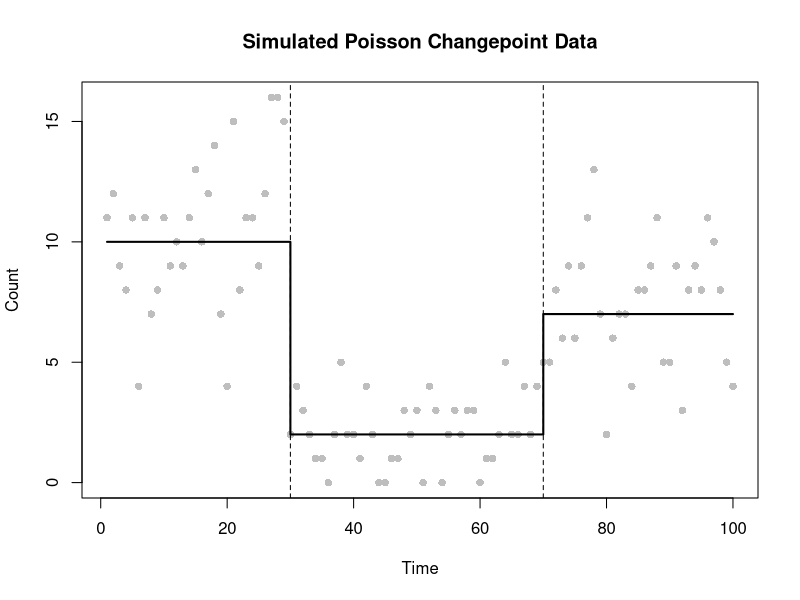
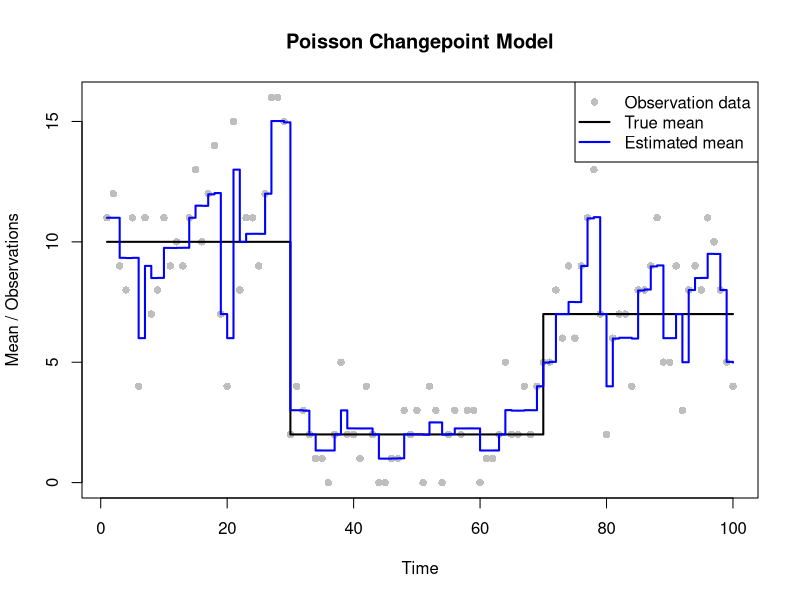
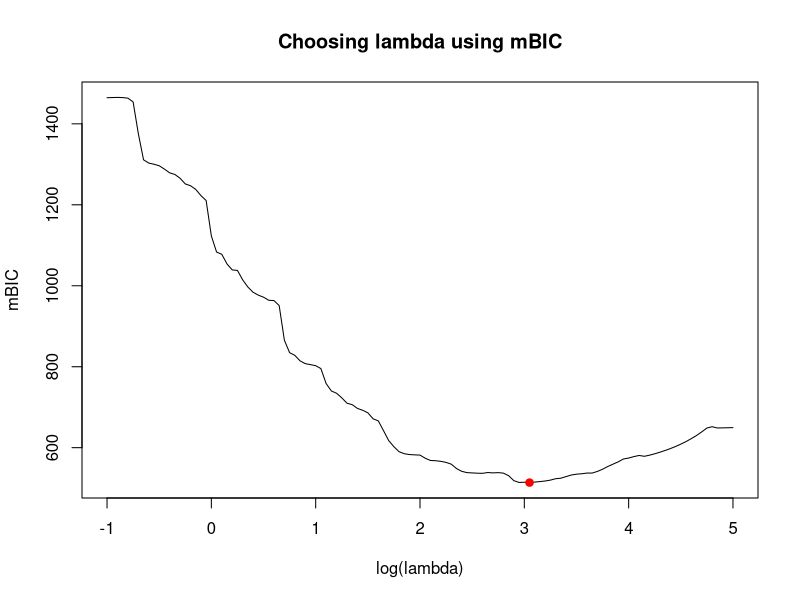
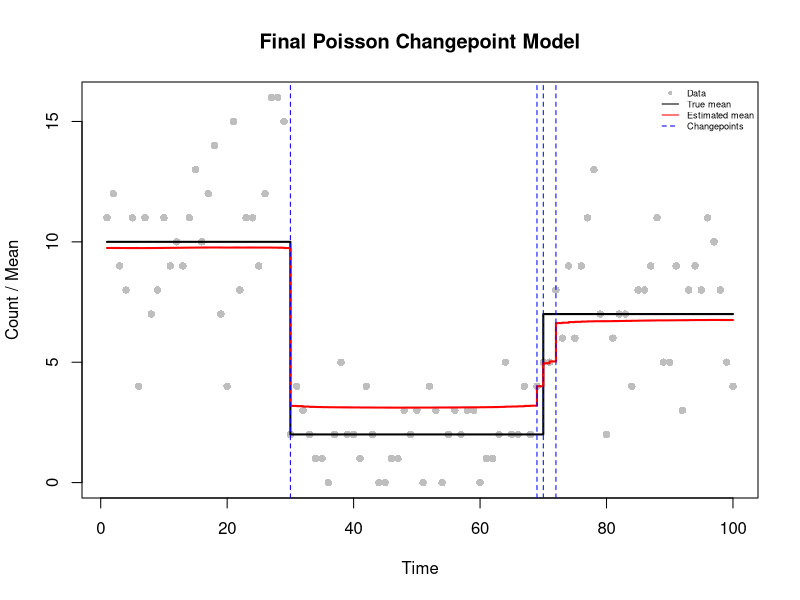
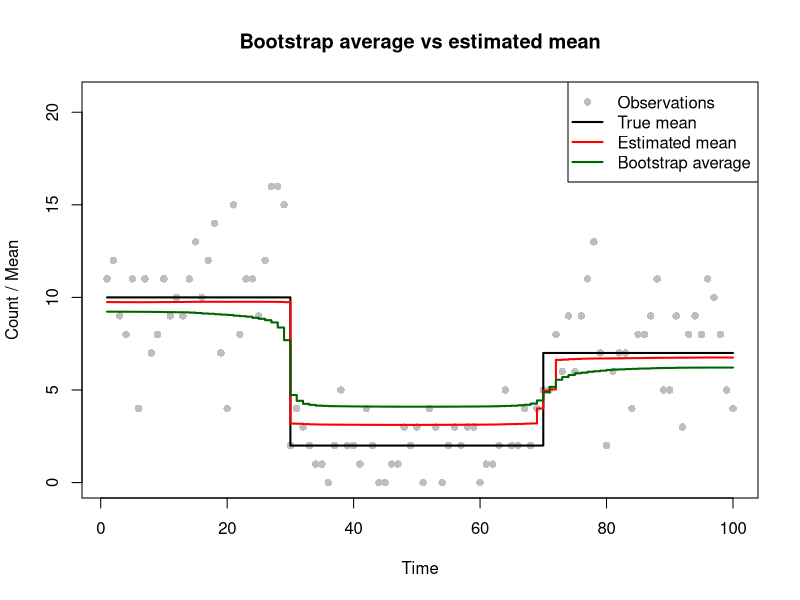
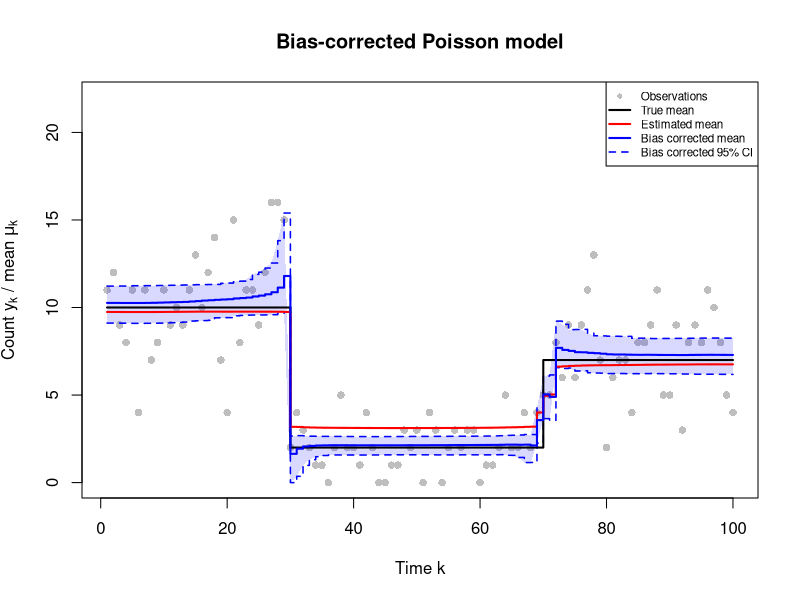

Generate these figures, in order, with R:
# =============================================================================
# Changepoint Estimation
#
#
# GitHub repository: https://github.com/pierrickdb/Group-15-Statistical-Programming
#
# Authors:
# Pierrick de Boer: S3034691
# Fagan Ganbarli: S3015664
# Raneem Alluhaydan: S3044929
#
# Contributions:
# Fagan Ganbarli (33.33%): Task 1-3
# Raneem Alluhaydan (33.33%): Task 4-5
# Pierrick de Boer (33.33%): Task 6-7
#
# Overview:
# Estimate changepoints in Poisson data using a smoothed LASSO penalty.
# Choose lambda by minimising mBIC.
# Use parametric bootstrapping for bias correction and confidence intervals.
#
# Main functions:
# 1. poisson_lasso_objective: Calculates the penalised cost.
# 2. poisson_lasso_grad: Calculates the gradient.
# 3. poisson_lasso_hess: Calculates the Hessian.
# 4. fd_jacobian: Checks derivatives numerically.
# 5. fit_poisson_lasso: Fits the model using BFGS.
# 6. poisson_lasso_edf: Calculates effective degrees of freedom.
# =============================================================================

# Function definitions

# Task 2(a): Objective function

poisson_lasso_objective <- function(beta, y, lambda = 1, eps = 1e-6) {
  
  mu <- exp(cumsum(beta))
  
  neg_loglik <- -sum(dpois(y, lambda = mu, log = TRUE))
  
  penalty <- lambda * sum(sqrt(beta[-1]^2 + eps))
  
  return(neg_loglik + penalty)
}


# Task 2(b): Gradient function

poisson_lasso_grad <- function(beta, y, lambda = 1, eps = 1e-6) {
  
  mu <- exp(cumsum(beta))
  
  grad <- rev(cumsum(rev(mu - y)))
  
  grad[-1] <- grad[-1] +
    lambda * beta[-1] / sqrt(beta[-1]^2 + eps)
  
  return(grad)
}


# Task 2(c): Hessian function

poisson_lasso_hess <- function(beta, y, lambda = 1, eps = 1e-6) {
  
  n <- length(beta)
  mu <- exp(cumsum(beta))
  
  s <- rev(cumsum(rev(mu)))
  
  idx <- outer(1:n, 1:n, pmax)
  H <- matrix(s[idx], n, n)
  
  penalty_hess <- c(0, lambda * eps /
                      (beta[-1]^2 + eps)^(3/2))
  
  diag(H) <- diag(H) + penalty_hess
  
  return(H)
}


# Numerical differentiation
# Applied to the objective to check the gradient,
# and to the gradient to check the Hessian.

fd_jacobian <- function(fn, beta, h = 1e-5) {
  
  n <- length(beta)
  J <- matrix(0, length(fn(beta)), n)
  
  for (i in 1:n) {
    beta_plus <- beta_minus <- beta
    beta_plus[i] <- beta_plus[i] + h
    beta_minus[i] <- beta_minus[i] - h
    
    J[, i] <- (fn(beta_plus) - fn(beta_minus)) / (2 * h)
  }
  
  return(J)
}


# Fit the Poisson LASSO model

fit_poisson_lasso <- function(y, lambda = 1, beta_start = NULL) {
  
  if (is.null(beta_start)) {
    beta_start <- c(log(mean(y)), rep(0, length(y) - 1))
  }
  
  fit <- optim(
    beta_start, poisson_lasso_objective,
    gr = poisson_lasso_grad,
    y = y, lambda = lambda,
    method = "BFGS",
    control = list(maxit = 10000, reltol = 1e-9)
  )
  
  if (fit$convergence != 0) {
    warning(paste("No convergence at lambda =", lambda))
  }
  
  return(fit)
}


# Calculate effective degrees of freedom

poisson_lasso_edf <- function(beta, y, lambda) {
  
  H1 <- poisson_lasso_hess(beta, y, lambda)
  H0 <- poisson_lasso_hess(beta, y, 0)
  
  edf <- sum(diag(solve(H1, H0)))
  
  return(edf)
}



# =============================================================================
# Analysis and testing
# =============================================================================

# Task 1: Generate the data set

set.seed(12345)

n <- 100

time <- 1:n

tau_true <- c(1, 30, 70, n+1) 

m_true <- length(tau_true)-2 

theta_true <- c(10, 2, 7) 

mu_true <- numeric(n) 

for(i in seq_along(theta_true)) {
  mu_true[tau_true[i]:(tau_true[i+1]-1)] <- theta_true[i]
}

y <- rpois(n, lambda = mu_true) ## simulate data y

plot(time, y,
     pch = 16,
     col = "grey",
     xlab = "Time",
     ylab = "Count",
     main = "Simulated Poisson Changepoint Data")

lines(mu_true, 
      col="black", 
      lwd=2, 
      type ="s")

abline(v = tau_true[-c(1,length(tau_true))], 
       lty="dashed")



# Task 2: Checking the gradient and Hessian

beta_test <- c(log(mean(y)), rep(0.05, n - 1))

grad_analytical <- poisson_lasso_grad(beta_test, y)

grad_numerical <- as.vector(fd_jacobian(
  function(b) poisson_lasso_objective(b, y),
  beta_test
))

hess_analytical <- poisson_lasso_hess(beta_test, y)

hess_numerical <- fd_jacobian(
  function(b) poisson_lasso_grad(b, y),
  beta_test
)

max(abs(grad_analytical - grad_numerical))
max(abs(hess_analytical - hess_numerical))

# Gradient error = 4.230387e-07
# Hessian error = 5.817456e-07
# Both are close to zero, confirming the analytical derivatives.


# Task 3: Fit the model with lambda = 1

beta_start <- c(log(mean(y)), rep(0, n - 1))

fit <- fit_poisson_lasso(y, lambda = 1, beta_start = beta_start)


fit$convergence
fit$message

# The model converged with lambda = 1.
# The fitted mean follows the trend but also fits some noise.

beta_hat <- fit$par
mu_hat1 <- exp(cumsum(beta_hat))

# Plot
plot(time, y,
     pch = 16,
     col = "grey",
     xlab = "Time",
     ylab = "Mean / Observations",
     main = "Poisson Changepoint Model")

lines(time, mu_true,
      col = "black",
      lwd = 2,
      type = "s")

lines(time, mu_hat1, col = "blue", lwd = 2, type = "s")

legend("topright",
       legend = c("Observation data",
                  "True mean",
                  "Estimated mean"),
       col = c("grey", "black", "blue"),
       pch = c(16, NA, NA),
       lty = c(NA, 1, 1),
       lwd = c(NA, 2, 2))





# Task 4: Choosing lambda using mBIC

lsp <- seq(-1, 5, by = 0.05)
mbic <- rep(Inf, length(lsp))
edf <- rep(NA_real_, length(lsp))

b0 <- beta_start

for (i in seq_along(lsp)) {
  
  lambda <- exp(lsp[i])
  
  fit_lambda <- fit_poisson_lasso(y, lambda, b0)
  
  if (fit_lambda$convergence != 0) {
    next
  }
  
  beta_lambda <- fit_lambda$par
  
  edf[i] <- poisson_lasso_edf(beta_lambda, y, lambda)
  
  mu_lambda <- exp(cumsum(beta_lambda))
  ll <- sum(dpois(y, mu_lambda, log = TRUE))
  
  mbic[i] <- 3 * (edf[i] - 1) * log(n) - 2 * ll
  
  # Use previous estimates as starting values
  b0 <- beta_lambda
}

i_opt <- which.min(mbic)
lambda_best <- exp(lsp[i_opt])

lambda_best

# mBIC is minimised at log(lambda) = 3, giving lambda = 20.08554.

plot(lsp, mbic, type = "l",
     xlab = "log(lambda)",
     ylab = "mBIC",
     main = "Choosing lambda using mBIC")

points(lsp[i_opt], mbic[i_opt],
       col = "red", pch = 19)




# Task 5: Fit the final model

fit_best <- fit_poisson_lasso(
  y, lambda_best,
  c(log(mean(y)), rep(0, n - 1))
)

# Check convergence
fit_best$convergence

beta_best <- fit_best$par
mu_hat_best <- exp(cumsum(beta_best))

# Number of changepoints
edf_best <- poisson_lasso_edf(beta_best, y, lambda_best)
m_hat <- floor(edf_best - 1)

# Changepoint locations
if (m_hat > 0) {
  tau_hat <- sort(order(abs(beta_best[-1]),
                        decreasing = TRUE)[1:m_hat] + 1)
} else {
  tau_hat <- numeric(0)
}

# Plot
plot(time, y, pch = 16, col = "grey",
     xlab = "Time",
     ylab = "Count / Mean",
     main = "Final Poisson Changepoint Model")

lines(time, mu_true, col = "black",
      lwd = 2, type = "s")

lines(time, mu_hat_best, col = "red",
      lwd = 2, type = "s")

abline(v = tau_hat, col = "blue", lty = 2)

legend("topright", cex = 0.55,
         legend = c("Data", "True mean",
                  "Estimated mean", "Changepoints"),
       col = c("grey", "black", "red", "blue"),
       pch = c(16, NA, NA, NA),
       lty = c(NA, 1, 1, 2),
       bty = "n")

# Final results
lambda_best
m_hat
tau_hat

# EDF = 5.864, giving 4 estimated changepoints.
# Estimated locations: 30, 69, 70 and 72.
# True locations: 30 and 70.
# The change near 70 is split into several estimated changepoints.
# The penalty shrinks the estimated mean changes.


# Task 6: Parametric bootstrap

# Bootstrap variation estimates uncertainty in the fitted mean.
# Reflecting the quantiles gives bias-corrected confidence limits.

B <- 200
mu_boot <- matrix(NA, nrow = B, ncol = n)  

conv_boot <- numeric(B)

set.seed(1)

for (j in 1:B) {
  
  y_sim <- rpois(n, lambda = mu_hat_best)       
  
  # simulate from best fitted model
  
  b_start <- c(log(mean(y_sim)), rep(0, n - 1))
  
  
  fit_sim <- fit_poisson_lasso(
    y_sim, lambda_best,
    beta_start = b_start
  )
  
  conv_boot[j] <- fit_sim$convergence
  
  #sanity check if not converges
  if (fit_sim$convergence != 0) {
    warning(paste("No convergence in bootstrap sample", j))
    next
  }
  
  mu_boot[j, ] <- exp(cumsum(fit_sim$par))
}

# Number of non-converged fits 
sum(conv_boot != 0)

# Average bootstrap mean function
mu_bar <- colMeans(mu_boot, na.rm = TRUE)

# Iterpretation of the average boot strap: 
# The bootstraped average may be further from the true mean
# because the simulations start from an already biased estimate.

# Plot: data, true mean, estimate, bootstrap average

plot(time, y, pch = 16, col = "grey",
     ylim = c(0, 1.3 * max(y, mu_true, mu_hat_best, mu_bar)),
     xlab = "Time", ylab = "Count / Mean",
     main = "Bootstrap average vs estimated mean")
lines(time, mu_true, col = "black", lwd = 2, type = "s")
lines(time, mu_hat_best, col = "red", lwd = 2, type = "s")
lines(time, mu_bar, col = "darkgreen", lwd = 2, type = "s")
legend("topright",
       legend = c("Observations", "True mean", "Estimated mean",
                  "Bootstrap average"),
       col = c("grey", "black", "red", "darkgreen"),
       pch = c(16, NA, NA, NA), lty = c(NA, 1, 1, 1), lwd = c(NA, 2, 2, 2))

# Bias corrected mean function: mu_hat_best - (mu_bar - mu_hat_best)
mu_bc <- 2 * mu_hat_best - mu_bar

# 95% bootstrap quantiles at each time point
q_L <- apply(mu_boot, 2, quantile, probs = 0.025, na.rm = TRUE)
q_U <- apply(mu_boot, 2, quantile, probs = 0.975, na.rm = TRUE)

# estimate the variability of the fitted mean.
q_L_bc <- pmax(2 * mu_hat_best - q_U, 0)
q_U_bc <- 2 * mu_hat_best - q_L


# Task 7: Final plot

ylim <- c(0, 22) 

plot(time, y, pch = 16, col = "grey",
     ylim = ylim,
     xlab = "Time k", ylab = expression("Count " * y[k] * " / mean " * mu[k]),
     main = "Bias-corrected Poisson model")

polygon(c(time, rev(time)), c(q_L_bc, rev(q_U_bc)),
        col = adjustcolor("blue", alpha.f = 0.15), border = NA)

lines(time, q_L_bc, col = "blue", lty = 2, lwd = 1.5, type = "s")
lines(time, q_U_bc, col = "blue", lty = 2, lwd = 1.5, type = "s")
lines(time, mu_true, col = "black", lwd = 2, type = "s")
lines(time, mu_hat_best, col = "red", lwd = 2, type = "s")
lines(time, mu_bc, col = "blue", lwd = 2, type = "s")

legend("topright", cex = 0.7,
       legend = c("Observations", "True mean", "Estimated mean",
                  "Bias corrected mean", "Bias corrected 95% CI"),
       col = c("grey", "black", "red", "blue", "blue"),
       pch = c(16, NA, NA, NA, NA),
       lty = c(NA, 1, 1, 1, 2),
       lwd = c(NA, 2, 2, 2, 1.5),
       bg = "white")

# Interpretation of the final plot:
# Shrinkage "pulls" the segment means of mu_hat towards each other.
# The bias correction largely reverses this, especially in the middle segment about (3.1 to 2.1)
# The 95% band is narrow within segments but widens sharply
# around k = 30 and k = 70. There the bootstrap fits disagree on where the jump is, so
# mu_bar is smeared and mu_bc = 2*mu_hat - mu_bar overshoots (e.g. approx. 11.8 at k = 29).
# The band covers the true mean at about 97% of time points; it misses only right at
# the jump near k = 70, which the fit spreads over k = 69-72.

mean(q_L_bc <= mu_true & mu_true <= q_U_bc)

# 0.97: the bias-corrected 95% band contains the true mean at 97 of the 100 time
# points, close to the nominal 95%. The misses are at the jump near k = 70, where
# the fit spreads the changepoint over around k = 69-72.
